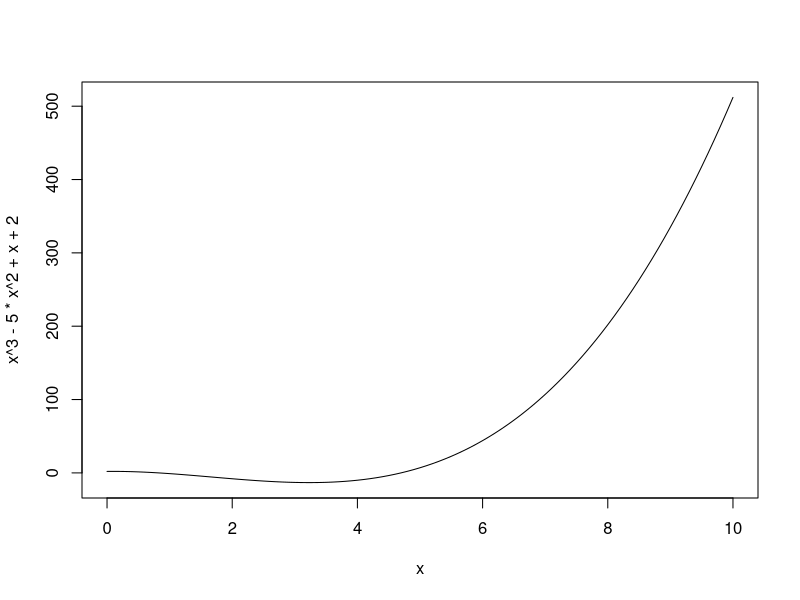
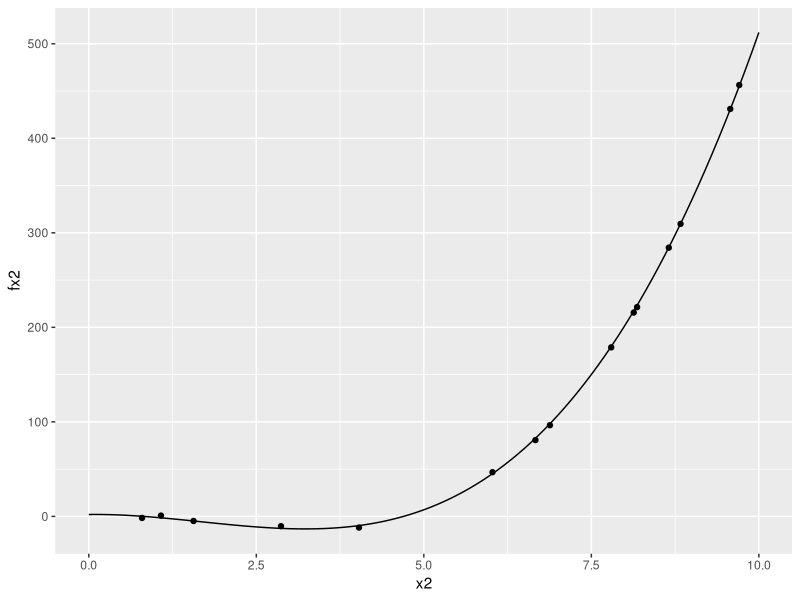

These figures' R source, in order:
## ---- chunk 1
knitr::opts_chunk$set(echo = TRUE)
library(tidyverse)
library(ggplot2)
## ---- chunk 2
curve(x^3 - 5*x^2 + x + 2, from = 0, to = 10)
## ---- chunk 3
vecG <- c(1,1,1,1,1,1,1,1,1,1,1,1,1,1,1)
trainingData <- data.frame(id = vecG, stringsAsFactors=TRUE)
# Creating each traing seet
for (i in (1:10)){
  
  vecFx <- vector() # vector of random variables
  vecX <- vector() # vector of randomly generated x
  randEpsilon <- rnorm(15, 0, 2)
  randX <- runif(15, 0, 10)
  for(j in (1:15)){
    
    
    fx <- ((randX[j])^3) - (5*((randX[j])^2)) + randX[j] + 2 + randEpsilon[j]
    
    vecX[j] <- randX[j]
    vecFx[j] <- fx
  }
  trainingData <- cbind(trainingData, data.frame(name = vecX))
  trainingData <- cbind(trainingData, data.frame(name2 = vecFx))
}
colnames(trainingData) <- c("dummy", "x1", "fx1", "x2", "fx2", "x3", "fx3", "x4", "fx4", "x5", "fx5", "x6", "fx6", "x7", "fx7", "x8", "fx8", "x9", "fx9", "x10", "fx10")
trainingData <- trainingData[,-1]

fun.1 <- function(x) x^3 - 5*x^2 + x + 2

## ---- chunk 4
fun.1 <- function(x) x^3 - 5*x^2 + x + 2

ggplot(data = trainingData, mapping = aes(x = x2, y = fx2)) + 
  geom_point() +
  stat_function(fun = fun.1) + xlim(0,10)
  
## ---- chunk 5
## Creating Models and Calculating MSE for training and test
dummyVec <- c(1,2,3,4,5)
polynomialAvgs <- data.frame(id = dummyVec, stringsAsFactors=TRUE)
## Polynomial 1
polyMSEs <- data.frame(id = dummyVec, stringsAsFactors=TRUE)

testMSEs <- c()
trainedModels <- c()
avgMSEs <- c()
for (i in (1:10)){ # For each training set

  # build polynomial model 
  xName <- paste("x",i, sep="")
  fxName <- paste("fx",i, sep="")
  trainingMSEs <- c()
  
  for (k in (1:5)){
    lm.obj <- lm(trainingData[,(i*2)] ~ poly(trainingData[,i*2-1],k))
  
    # calculate the singlular training MSE for the model 
    trainedModels <- append(trainedModels, lm.obj$fitted.values)  
    traingMSE <- mean((trainingData[,(i*2)] - lm.obj$fitted.values)^2)
    trainingMSEs <- append(trainingMSEs, traingMSE)
  }
  
  polyMSEs <- cbind(polyMSEs, trainingMSEs)
    
    #for (j in (1:10)){ # For each testing set
    
      # Run the testing data set on the model
      #linear.MSE <- mean((trainingData[,(i*2)] - predict(lm.obj,Auto.test))^2)
      
      # Calucluate the testing MSE
}

colnames(polyMSEs) <- c('degree','trainMSE1','trainMSE2','trainMSE3','trainMSE4','trainMSE5','trainMSE6','trainMSE7','trainMSE8','trainMSE9','trainMSE10')

polyMSEs <- polyMSEs %>% mutate(avgMSE = Reduce("+",.)/length(.))

